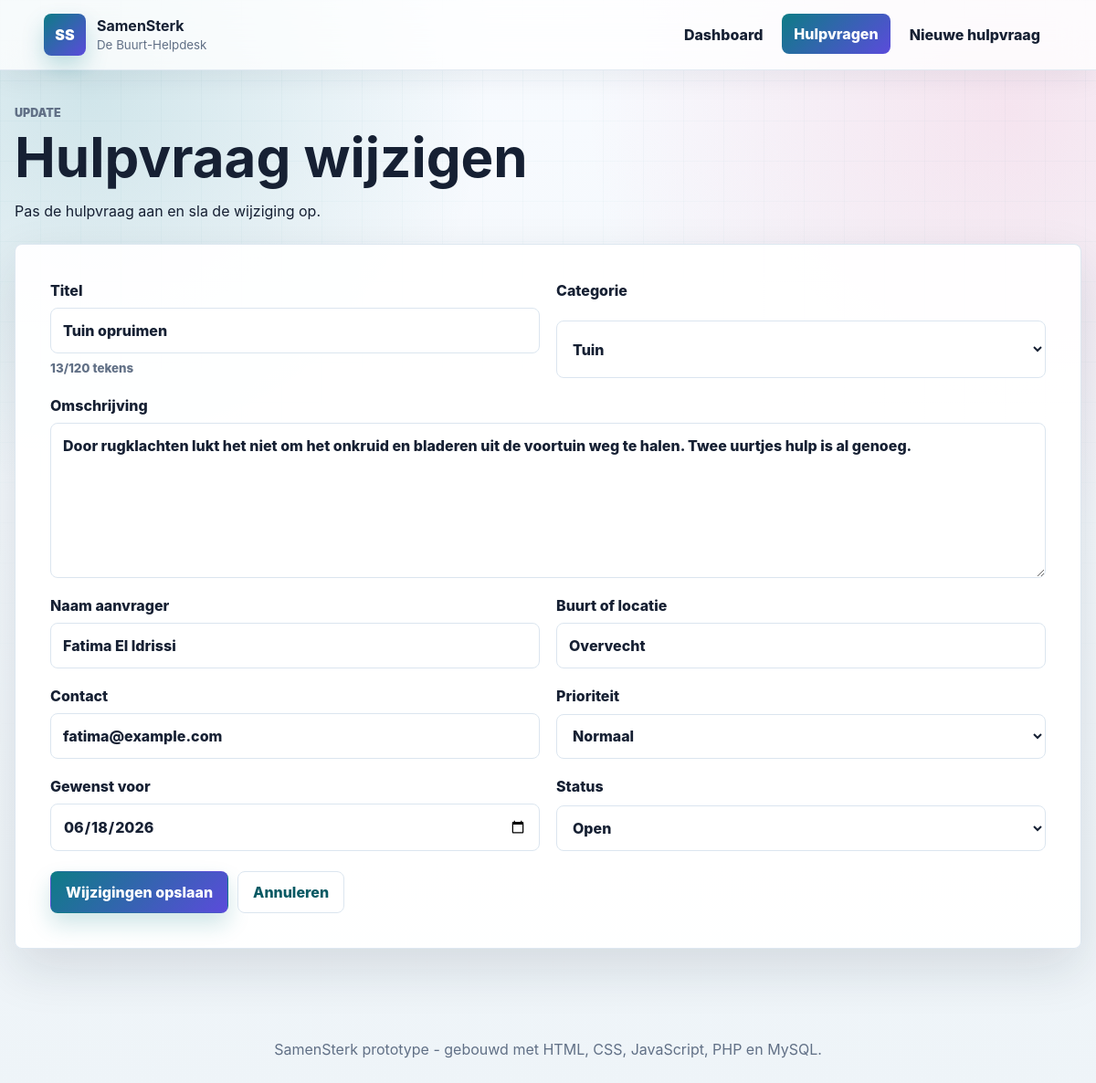
The page /edit.php?id=3 on the database its author committed.
### tables this page shows
CREATE TABLE help_requests (
  id INT UNSIGNED AUTO_INCREMENT PRIMARY KEY,
  title VARCHAR(120) NOT NULL,
  description TEXT NOT NULL,
  category VARCHAR(40) NOT NULL,
  requester_name VARCHAR(80) NOT NULL,
  location VARCHAR(100) NOT NULL,
  contact VARCHAR(120) NOT NULL,
  priority ENUM('laag', 'normaal', 'hoog') NOT NULL DEFAULT 'normaal',
  needed_by DATE NULL,
  status ENUM('open', 'in_behandeling', 'opgelost') NOT NULL DEFAULT 'open',
  created_at TIMESTAMP NOT NULL DEFAULT CURRENT_TIMESTAMP,
  updated_at TIMESTAMP NOT NULL DEFAULT CURRENT_TIMESTAMP ON UPDATE CURRENT_TIMESTAMP
);

### config/database.php (called while the page is built, shortened)
<?php
$dbConfig = [
    'host' => 'localhost',
    'database' => 'samensterk',
    'username' => 'root',
    'password' => '',
    'charset' => 'utf8mb4',
];
function db(): PDO
{
    global $dbConfig;
    $dsn = sprintf(
        'mysql:host=%s;dbname=%s;charset=%s',
        $dbConfig['host'],
        $dbConfig['database'],
        $dbConfig['charset']
    );
    $pdo = new PDO($dsn, $dbConfig['username'], $dbConfig['password'], [
        PDO::ATTR_ERRMODE => PDO::ERRMODE_EXCEPTION,
        PDO::ATTR_DEFAULT_FETCH_MODE => PDO::FETCH_ASSOC,
        PDO::ATTR_EMULATE_PREPARES => false,
    ]);
    return $pdo;
}

### includes/helpers.php (called while the page is built, shortened)
<?php
require_once __DIR__ . '/../config/database.php';
function e(?string $value): string
{
    return htmlspecialchars((string) $value, ENT_QUOTES, 'UTF-8');
}
function status_label(string $status): string
{
    return match ($status) {
        'open' => 'Open',
        'in_behandeling' => 'In behandeling',
        'opgelost' => 'Opgelost',
        default => 'Onbekend',
    };
}
function priority_label(string $priority): string
{
    return match ($priority) {
        'laag' => 'Lage prioriteit',
        'normaal' => 'Normaal',
        'hoog' => 'Hoge prioriteit',
        default => 'Normaal',
    };
}
function find_request(int $id): ?array
{
    $statement = db()->prepare('SELECT * FROM help_requests WHERE id = :id');
    $statement->execute(['id' => $id]);
    $request = $statement->fetch();
    return $request ?: null;
}

### includes/request_form.php (the view, shortened to what this page needs)
<?php
$request = $request ?? [
    'title' => '',
    'description' => '',
    'category' => '',
    'requester_name' => '',
    'location' => '',
    'contact' => '',
    'priority' => 'normaal',
    'needed_by' => '',
    'status' => 'open',
];
?>
<div class="form-grid">
    <label>
        Titel
        <input type="text" name="title" value="<?= e($request['title']) ?>" maxlength="120" required>
    </label>
    <label>
        Categorie
        <select name="category" required>
            <?php foreach (CATEGORIES as $category): ?>
                <option value="<?= e($category) ?>" <?= $request['category'] === $category ? 'selected' : '' ?>>
                    <?= e($category) ?>
                </option>
            <?php endforeach; ?>
        </select>
    </label>
    <label class="span-2">
        Omschrijving
        <textarea name="description" rows="6" required><?= e($request['description']) ?></textarea>
    </label>
    <label>
        Naam aanvrager
        <input type="text" name="requester_name" value="<?= e($request['requester_name']) ?>" required>
    </label>
    <label>
        Buurt of locatie
        <input type="text" name="location" value="<?= e($request['location']) ?>" required>
    </label>
    <label>
        Contact
        <input type="text" name="contact" value="<?= e($request['contact']) ?>" required>
    </label>
    <label>
        Prioriteit
        <select name="priority">
            <?php foreach (PRIORITIES as $priority): ?>
                <option value="<?= e($priority) ?>" <?= $request['priority'] === $priority ? 'selected' : '' ?>>
                    <?= e(priority_label($priority)) ?>
                </option>
            <?php endforeach; ?>
        </select>
    </label>
    <label>
        Gewenst voor
        <input type="date" name="needed_by" value="<?= e($request['needed_by']) ?>">
    </label>
    <label>
        Status
        <select name="status">
            <?php foreach (STATUSES as $status): ?>
                <option value="<?= e($status) ?>" <?= $request['status'] === $status ? 'selected' : '' ?>>
                    <?= e(status_label($status)) ?>
                </option>
            <?php endforeach; ?>
        </select>
    </label>
</div>

### assets/style.css (style rules this page uses)
:root { --bg: #f3f7fb; --bg-deep: #0f172a; --surface: #ffffff; --surface-soft: #f8fbff; --text: #162033; --muted: #617086; --line: #dbe5ef; --primary: #0e7c86; --primary-dark: #075963; --secondary: #5b4bdb; --accent: #ffb84d; --mint: #26b890; --pink: #e94f8a; --danger: #c0362c; --shadow: 0 22px 55px rgba(17, 30, 52, 0.12); --shadow-soft: 0 14px 32px rgba(17, 30, 52, 0.08); font-family: Inter, Segoe UI, Arial, Helvetica, sans-serif; }
* { box-sizing: border-box; }
html { scroll-behavior: smooth; }
body { min-height: 100vh; margin: 0; color: var(--text); background: radial-gradient(circle at 8% 8%, rgba(14, 124, 134, 0.17), transparent 28%), radial-gradient(circle at 92% 10%, rgba(233, 79, 138, 0.13), transparent 30%), linear-gradient(180deg, #f8fbff 0%, var(--bg) 46%, #eef4f8 100%); line-height: 1.5; }
body::before { position: fixed; inset: 0; z-index: -1; pointer-events: none; content: ""; background-image: linear-gradient(rgba(14, 124, 134, 0.05) 1px, transparent 1px), linear-gradient(90deg, rgba(14, 124, 134, 0.05) 1px, transparent 1px); background-size: 44px 44px; mask-image: linear-gradient(180deg, rgba(0, 0, 0, 0.65), transparent 72%); }
label { display: grid; gap: 7px; color: var(--text); font-weight: 800; }
input, select, textarea { width: 100%; border: 1px solid var(--line); border-radius: 8px; padding: 12px 13px; color: var(--text); background: #fff; font: inherit; transition: border-color 160ms ease, box-shadow 160ms ease, transform 160ms ease; }
textarea { resize: vertical; }
.form-grid { display: grid; grid-template-columns: repeat(2, 1fr); gap: 18px; }
.span-2 { grid-column: 1 / -1; }

### rows shown on the page
help_requests: title "Tuin opruimen", description "Door rugklachten lukt het niet om het onkruid en bladeren uit de voortuin weg te halen. Twee uurtjes hulp is al genoeg.", requester_name "Fatima El Idrissi", location "Overvecht", contact "fatima@example.com", needed_by "06/18/2026"

### other values the page prints
form field category "Tuin"
form field priority "Normaal"
form field status "Open"
